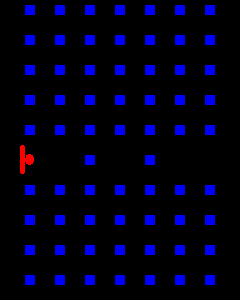
%> input picture B_Computational_Electromagnetics/Waveguide/imageinput2.png, 240 x 300 px
$ octave waveguide.m   (GNU Octave 9; MATLAB toolbox functions it lacks are replaced by stand-ins)
%> lines starting %> are read from the running program, lines starting %| are printed output that depends on the picture; in (x1, y1, x2, y2) boxes, pixels count from 0 and x2, y2 are one past the last pixel; in counts of white or black regions, pixels touching at a corner belong together; the program's own positions count from 1
clear all;
clc;

time_tot = 1500;
maxepsr = 11.56;
maxsigma = 5000;

S = 1/sqrt(2);

epsilon0 = (1e-9)/(36*pi);
mu0 = 4*pi*1e-7;
c = 3e+8;

delta = 15e-9;
deltat = S*delta/c;

I = imread('imageinput2.png');
%> I is the input picture: size 300x240x3 uint8; mean R, G, B 0.8, 0, 23
I = im2double(I);
%> I: size 300x240x3 double

[xdim, ydim] = size(I(:, :, 1)');
%> xdim = 240; ydim = 300

detector = zeros(time_tot);
storeMovie = zeros(xdim, ydim, time_tot);

Ez = zeros(xdim ,ydim);
%> Ez: size 240x300 double; every value is 0
Hy = zeros(xdim, ydim);
Hx = zeros(xdim, ydim);

IB = I(:, :, 3)';
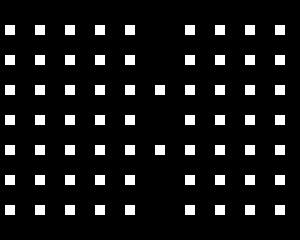
%> IB: size 240x300 double; values 0 (black) and 1 (white), 9% white; 65 white regions, largest, box (x1, y1, x2, y2) and area: (5, 25, 15, 35) 100, (35, 25, 45, 35) 100, (65, 25, 75, 35) 100
IG = I(:, :, 2)';
IR = I(:, :, 1)';
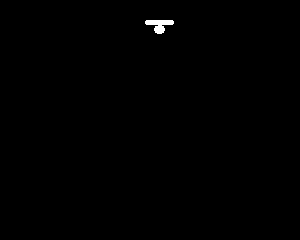
%> IR: size 240x300 double; values 0 (black) and 1 (white), 0.3% white; 1 white region, box (x1, y1, x2, y2) and area: (145, 20, 174, 34) 219
epsilonr = 1 + maxepsr*IB;
sigma = maxsigma*IG;
sourceCoors = (IR > 0.5);

epsilon = epsilon0*epsilonr;
mu = mu0*ones(xdim, ydim);
%> mu: size 240x300 double; every value is 1.26e-06
%sigma = 4e-4*ones(xdim, ydim);
sigma_star = 4e-4*ones(xdim, ydim);
%> sigma_star: size 240x300 double; every value is 0.0004

sine = 1;
lambda0 = 1.2e-6
frequency = 3e8/lambda0;

imagesc(epsilon');
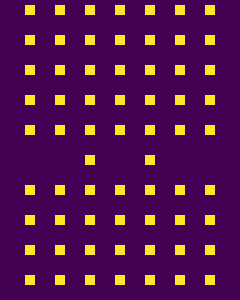
%> displayed picture: size 300x240x3, on the screen's scale of 0 to 255; mean R, G, B 84.7, 21.8, 79.8
pause(2);

for n = 1:1:time_tot

    n1 = 1;
    n2 = xdim - 1;
    n11 = 1;
    n21 = ydim - 1;

    Hy(n1:n2,n11:n21)=((mu(n1:n2,n11:n21)-0.5*deltat*sigma_star(n1:n2,n11:n21))./(mu(n1:n2,n11:n21)+0.5*deltat*sigma_star(n1:n2,n11:n21))).*Hy(n1:n2,n11:n21)+(deltat/delta)*(Ez(n1+1:n2+1,n11:n21)-Ez(n1:n2,n11:n21))./(mu(n1:n2,n11:n21)+0.5*deltat*sigma_star(n1:n2,n11:n21));
    Hx(n1:n2,n11:n21)=((mu(n1:n2,n11:n21)-0.5*deltat*sigma_star(n1:n2,n11:n21))./(mu(n1:n2,n11:n21)+0.5*deltat*sigma_star(n1:n2,n11:n21))).*Hx(n1:n2,n11:n21)-(deltat/delta)*(Ez(n1:n2,n11+1:n21+1)-Ez(n1:n2,n11:n21))./(mu(n1:n2,n11:n21)+0.5*deltat*sigma_star(n1:n2,n11:n21));


    %Vector update instead of for-loop for Ez field
    Ez(n1+1:n2+1,n11+1:n21+1)=((epsilon(n1+1:n2+1,n11+1:n21+1)-0.5*deltat*sigma(n1+1:n2+1,n11+1:n21+1))./(epsilon(n1+1:n2+1,n11+1:n21+1)+0.5*deltat*sigma(n1+1:n2+1,n11+1:n21+1))).*Ez(n1+1:n2+1,n11+1:n21+1)+(deltat/delta)*(Hy(n1+1:n2+1,n11+1:n21+1)-Hy(n1:n2,n11+1:n21+1)-Hx(n1+1:n2+1,n11+1:n21+1)+Hx(n1+1:n2+1,n11:n21))./(epsilon(n1+1:n2+1,n11+1:n21+1)+0.5*deltat*sigma(n1+1:n2+1,n11+1:n21+1));

%    Ez(xdim, 1:ydim) = Ez(xdim-1, 1:ydim);
   % Ez(1:xdim, ydim) = Ez(1:xdim,ydim-1);

    detector(n) = Ez(120, 1);

    if sine == 1
        tstart = 1;
        N_lambda = c/(frequency*delta);
        Ez(sourceCoors) = sin(((2*pi*(c/(delta*N_lambda))*(n-tstart)*deltat)));
%        Ez(xsource, ydim/2+70:ydim/2+80) = sin(((2*pi*(c/(delta*N_lambda))*(n-tstart)*deltat)));

    end

 %   storeMovie(:, :, n) = Ez;
   if mod(n, 2) == 0
       imagesc(Ez',[-1, 1]);
       colorbar; %colormap(jet);
    end
%> (the run ends here)
